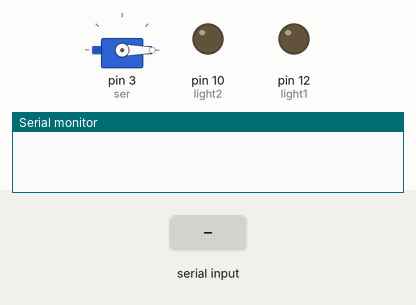
Simulated run of this sketch. Board: Arduino Uno, built with avr-gcc and run on an emulated ATmega328P. Parts: servo, output pins drawn as LEDs (lit = HIGH), the last lines printed to the serial monitor. The test bench sets the inputs (shaded band).

Above: at 1.7 s.
1.8 s: "500" received over Serial
At 4.0 s:
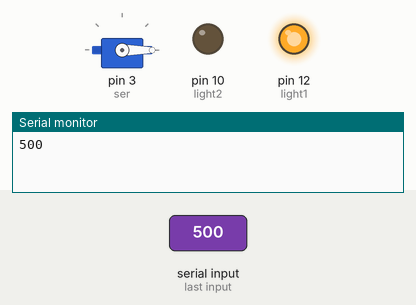
4.3 s: "700" received over Serial
At 5.9 s:
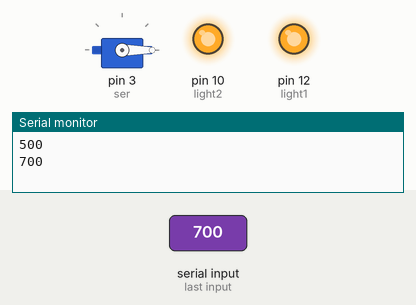
6.8 s: "600" received over Serial
At 9.0 s:
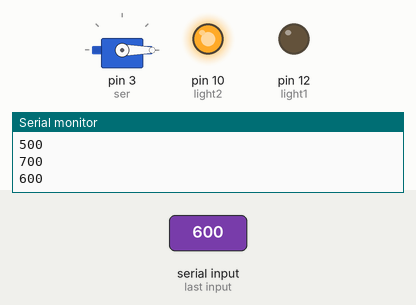
9.3 s: "20" received over Serial
At 11.2 s:
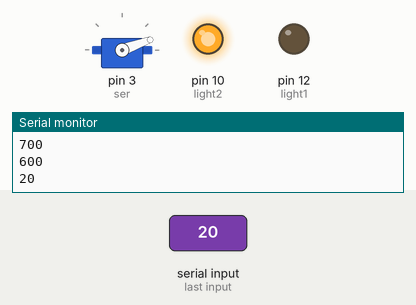
11.8 s: "800" received over Serial
At 13.1 s:
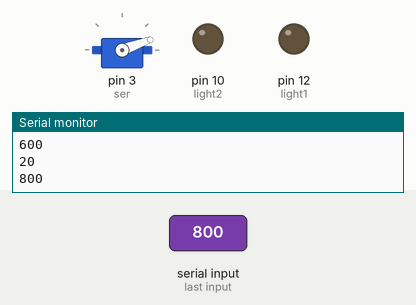
14.3 s: "90" received over Serial
At 16.3 s:
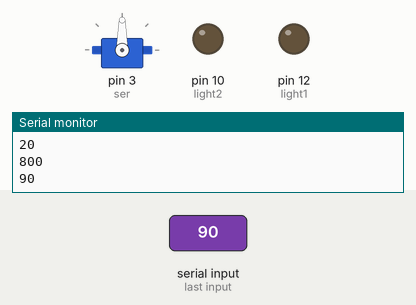
Timing chart, 0 to 17.8 s (numbered marks = the images above; inputs shaded):
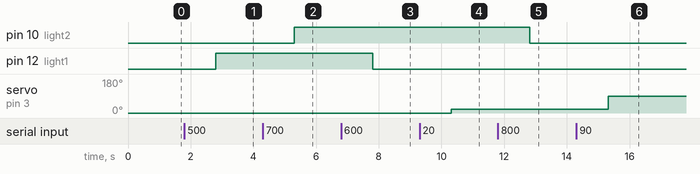

The sketch:

MY_CODE.INO
```cpp
//This code is created by #ATALL youtube channel. For more information visit : '#ATALL' on youtube

//***************************************************************************************************************
//     ||  ||     ||   ||||||||   ||   ||       ||
//   |||||||||| ||  ||    ||    ||  || ||       ||
//     ||  ||   ||  ||    ||    ||  || ||       ||
//   |||||||||| ||||||    ||    |||||| ||       ||
//     ||  ||   ||  ||    ||    ||  || |||||||| ||||||||
//***************************************************************************************************************


#include <Servo.h>
Servo ser;
String s;
int pos;
#define light1  12  // light 1 is connected to pin 4
#define light2  10  // light 2 is connected to pin 5
#define servo1  3  // servo motor is connected to pin 3

void setup()
{
 Serial.begin(9600);
 pinMode(light1,OUTPUT);
 pinMode(light2,OUTPUT);
 ser.attach(3);
 ser.write(0);
 delay(500);
}

void loop() {

  if(Serial.available()>0)
  {
    s =  Serial.readString();
    Serial.println(s);
  }
  if(s =="500")
  {
    digitalWrite(light1,HIGH);
  }
  else if(s == "600")
  {
    digitalWrite(light1,LOW);
  }
  else if(s == "700")
  {
    digitalWrite(light2,HIGH);
  }
  else if(s == "800")
  {
    digitalWrite(light2,LOW);
  }


 else if(s == "0")
  {
    ser.write(0);
    pos = 0;
  }
 else if(s == "10")
  {
    ser.write(10);
    pos = 10;
  }
 else if(s == "20")
  {
    ser.write(20);
    pos = 20;
  }
 else if(s == "90")
  {
    ser.write(90);
    pos = 90;
  }
 else if(s == "120")
  {
    ser.write(120);
    pos = 120;
  }

else if(s == "180")
  {
    ser.write(180);
    pos = 180;
  }
else if(s == "-10")
  {
    pos = pos +1;
    ser.write(pos);
  }

else if(s == "-20")
  {
    pos = pos - 1;
    ser.write(pos);
  }

else if(s == "-30")
  {
    pos = pos +10;
    ser.write(pos);
  }
else if(s == "-40")
  {
    pos = pos - 10;
    ser.write(pos);
  }

s = "-1000";
delay(50);

}
```

Measured:
- after the input at 1.8 s, pin 12 (light1): LOW → HIGH after 1.0 s
- after the input at 4.3 s, pin 10 (light2): LOW → HIGH after 1.0 s
- after the input at 6.8 s, pin 12 (light1): HIGH → LOW after 1.0 s
- after the input at 9.3 s, servo on pin 3 (ser): 0° → 20° after 1.0 s
- after the input at 11.8 s, pin 10 (light2): HIGH → LOW after 1.0 s
- after the input at 14.3 s, servo on pin 3 (ser): 20° → 90° after 1.0 s
